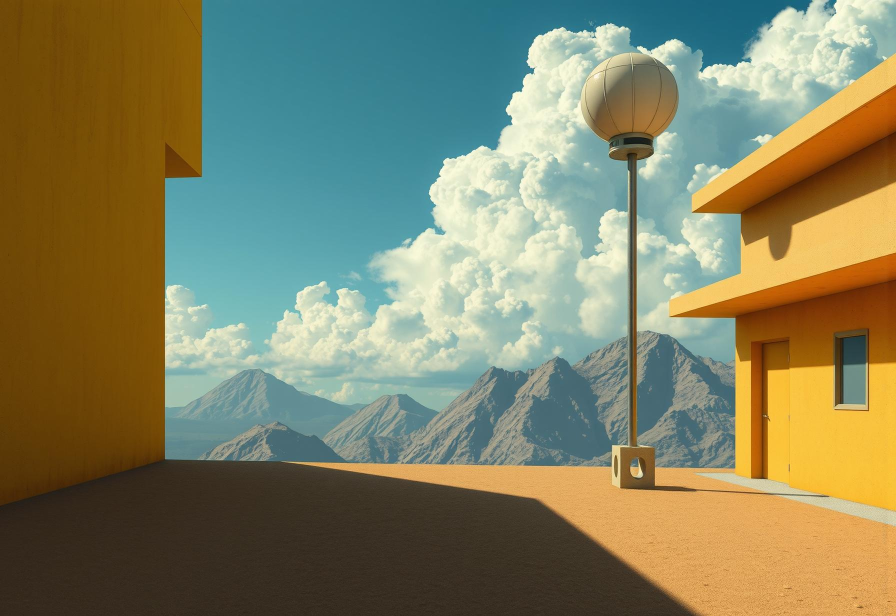
#> input picture backend/api/utils/input.jpg, 1792 x 1232 px (shown at 1/2 size)
$ python -i bottom.py   (imports and definitions only)
#> lines starting #> are read from the running program, lines starting #| are printed output that depends on the picture
from PIL import Image, ImageDraw, ImageFilter, ImageStat, ImageChops
import math

# ---------------------------------------------------------
# 🛠️ FUNKCJE POMOCNICZE (Odwzorowanie logiki CSS w PIL)
# ---------------------------------------------------------

def hex_to_rgb(hex_color):
    """Zamienia hex string (np. #ffffff) na tuple (255, 255, 255)."""
    if not isinstance(hex_color, str):
        return (255, 255, 255) # Fallback na biały
    hex_color = hex_color.lstrip('#')
    if len(hex_color) == 6:
        return tuple(int(hex_color[i:i+2], 16) for i in (0, 2, 4))
    return (255, 255, 255)

def create_linear_gradient(size, start_color, end_color, direction='vertical'):
    """Generuje gradient liniowy."""
    width, height = size
    base = Image.new('RGB', size)
    draw = ImageDraw.Draw(base)

    if direction == 'vertical':
        for y in range(height):
            r = start_color[0] + (end_color[0] - start_color[0]) * y / height
            g = start_color[1] + (end_color[1] - start_color[1]) * y / height
            b = start_color[2] + (end_color[2] - start_color[2]) * y / height
            draw.line([(0, y), (width, y)], fill=(int(r), int(g), int(b)))

    elif direction == 'horizontal':
        for x in range(width):
            r = start_color[0] + (end_color[0] - start_color[0]) * x / width
            g = start_color[1] + (end_color[1] - start_color[1]) * x / width
            b = start_color[2] + (end_color[2] - start_color[2]) * x / width
            draw.line([(x, 0), (x, height)], fill=(int(r), int(g), int(b)))

    elif direction == 'diagonal' or direction == '135deg' or direction == '120deg':
        # Aproksymacja gradientu diagonalnego (Top-Left -> Bottom-Right)
        # Dla dokładnych kątów należałoby obrócić obraz, ale to wystarczy do symulacji CSS
        for y in range(height):
            for x in range(width):
                ratio = (x / width + y / height) / 2
                r = start_color[0] + (end_color[0] - start_color[0]) * ratio
                g = start_color[1] + (end_color[1] - start_color[1]) * ratio
                b = start_color[2] + (end_color[2] - start_color[2]) * ratio
                draw.point((x, y), fill=(int(r), int(g), int(b)))

    return base

def create_radial_gradient(size, start_color, end_color, center=(0.5, 0.5)):
    """Generuje gradient radialny."""
    width, height = size
    cx, cy = int(width * center[0]), int(height * center[1])
    # Maksymalny promień (do najdalszego rogu)
    max_dist = math.sqrt(max(cx, width-cx)**2 + max(cy, height-cy)**2)

    base = Image.new('RGB', size)
    pixels = base.load()

    for y in range(height):
        for x in range(width):
            dist = math.sqrt((x - cx)**2 + (y - cy)**2)
            ratio = min(dist / max_dist, 1.0)

            r = int(start_color[0] + (end_color[0] - start_color[0]) * ratio)
            g = int(start_color[1] + (end_color[1] - start_color[1]) * ratio)
            b = int(start_color[2] + (end_color[2] - start_color[2]) * ratio)
            pixels[x, y] = (r, g, b)

    return base

def create_waves_pattern(size, start_color, end_color):
    """Symuluje CSS repeating-linear-gradient (waves)."""
    width, height = size
    base = Image.new('RGB', size, start_color)
    draw = ImageDraw.Draw(base)

    # Rysujemy pasy co 40px (symulacja 20% -> 40% w CSS)
    step = 40
    for i in range(-height, width + height, step):
        draw.line([(i, 0), (i + height, height)], fill=end_color, width=step//2)

    return base

# ---------------------------------------------------------
# 🎨 GŁÓWNA LOGIKA GENEROWANIA TŁA (odpowiednik getBottomSectionBackground)
# ---------------------------------------------------------

def generate_bottom_background(width, height, style="style1",
                               bg_color="#ffffff", gradient_end_color="#ffffff",
                               gradient_theme="classic", gradient_variant="diagonal",
                               background_image_path=None):

    rgb_bg = hex_to_rgb(bg_color)
    rgb_end = hex_to_rgb(gradient_end_color)

    # === STYLE 1: Solid Color ===
    if style == "style1":
        return Image.new("RGB", (width, height), rgb_bg)

    # === STYLE 2: Gradients ===
    if style == "style2":
        # 1. Themes (Aurora, Liquid, Mesh, Waves)
        if gradient_theme != "classic":
            if gradient_theme == "aurora":
                # CSS: radial-gradient(circle at 30% 30%...)
                return create_radial_gradient((width, height), rgb_bg, rgb_end, center=(0.3, 0.3))

            elif gradient_theme == "liquid":
                # CSS: linear-gradient(135deg...)
                return create_linear_gradient((width, height), rgb_bg, rgb_end, direction='135deg')

            elif gradient_theme == "mesh":
                # CSS: linear-gradient(120deg...)
                return create_linear_gradient((width, height), rgb_bg, rgb_end, direction='120deg')

            elif gradient_theme == "waves":
                # CSS: repeating-linear-gradient...
                return create_waves_pattern((width, height), rgb_bg, rgb_end)

            else:
                return Image.new("RGB", (width, height), rgb_bg)

        # 2. Classic Variants
        else:
            if gradient_variant == "vertical":
                return create_linear_gradient((width, height), rgb_bg, rgb_end, direction='vertical')
            elif gradient_variant == "horizontal":
                return create_linear_gradient((width, height), rgb_bg, rgb_end, direction='horizontal')
            elif gradient_variant == "radial":
                return create_radial_gradient((width, height), rgb_bg, rgb_end, center=(0.5, 0.5))
            elif gradient_variant == "diagonal":
                return create_linear_gradient((width, height), rgb_bg, rgb_end, direction='diagonal')
            else:
                # Default diagonal
                return create_linear_gradient((width, height), rgb_bg, rgb_end, direction='diagonal')

    # === STYLE 3: Background Image ===
    if style == "style3" and background_image_path:
        try:
            bg_img = Image.open(background_image_path).convert("RGB")
            # Odpowiednik CSS: background-size: cover
            # Skalujemy obraz tak, aby wypełnił obszar (zachowując proporcje)
            bg_ratio = bg_img.width / bg_img.height
            target_ratio = width / height

            if bg_ratio > target_ratio:
                # Obraz szerszy niż cel -> tniemy boki
                resize_h = height
                resize_w = int(height * bg_ratio)
            else:
                # Obraz wyższy niż cel -> tniemy góra/dół
                resize_w = width
                resize_h = int(width / bg_ratio)

            bg_img = bg_img.resize((resize_w, resize_h), Image.Resampling.LANCZOS)

            # Center crop
            left = (resize_w - width) // 2
            top = (resize_h - height) // 2
            return bg_img.crop((left, top, left + width, top + height))

        except Exception as e:
            print(f"⚠️ Nie udało się wczytać tła obrazkowego: {e}")
            return Image.new("RGB", (width, height), (255, 255, 255))

    # Fallback default
    return Image.new("RGB", (width, height), (255, 255, 255))


# ---------------------------------------------------------
# 🚀 GŁÓWNA FUNKCJA (ZMODYFIKOWANA)
# ---------------------------------------------------------

def extend_to_aspect_31x81(image_path, output_path, transition_height=300,
                           # Nowe parametry sterujące wyglądem:
                           style="style2",
                           bg_color="#6d8f91",
                           gradient_end_color="#afe5e6",
                           gradient_theme="classic",
                           gradient_variant="vertical",
                           background_image_path=None):

#> called with image_path = '../input.jpg', output_path = 'out.png', transition_height = 300, style = 'style2', bg_color = '#6d8f91', gradient_end_color = '#afe5e6', gradient_theme = 'classic', gradient_variant = 'vertical'
    img = Image.open(image_path).convert("RGB")
#> img is the input picture: PIL image 1792x1232 RGB; mean R, G, B 129.7, 129.8, 98.6
    orig_w, orig_h = img.size
#> orig_w = 1792; orig_h = 1232

    # 🔸 Oblicz docelową wysokość (31:81 proporcja)
    final_h = int(orig_w * (81 / 31))
#> final_h = 4682
    bottom_extension_height = final_h - orig_h
#> bottom_extension_height = 3450
    if bottom_extension_height <= 0:
        raise ValueError(f"Obraz już spełnia lub przekracza proporcję 31:81 ({orig_h}px vs {final_h}px)")

    # 🔸 GENEROWANIE TŁA (Zamiast mgły/average color)
    # Wywołujemy funkcję odwzorowującą logikę JS
    extension_layer = generate_bottom_background(
        width=orig_w,
        height=bottom_extension_height,
        style=style,
        bg_color=bg_color,
        gradient_end_color=gradient_end_color,
        gradient_theme=gradient_theme,
        gradient_variant=gradient_variant,
        background_image_path=background_image_path
    )
#> in create_linear_gradient, `base = Image.new('RGB', size)`: base: PIL image 1792x3450 RGB; every value is 0
#> in generate_bottom_background, `return create_linear_gradient((width, height), rgb_bg, rgb_end, direct..`:
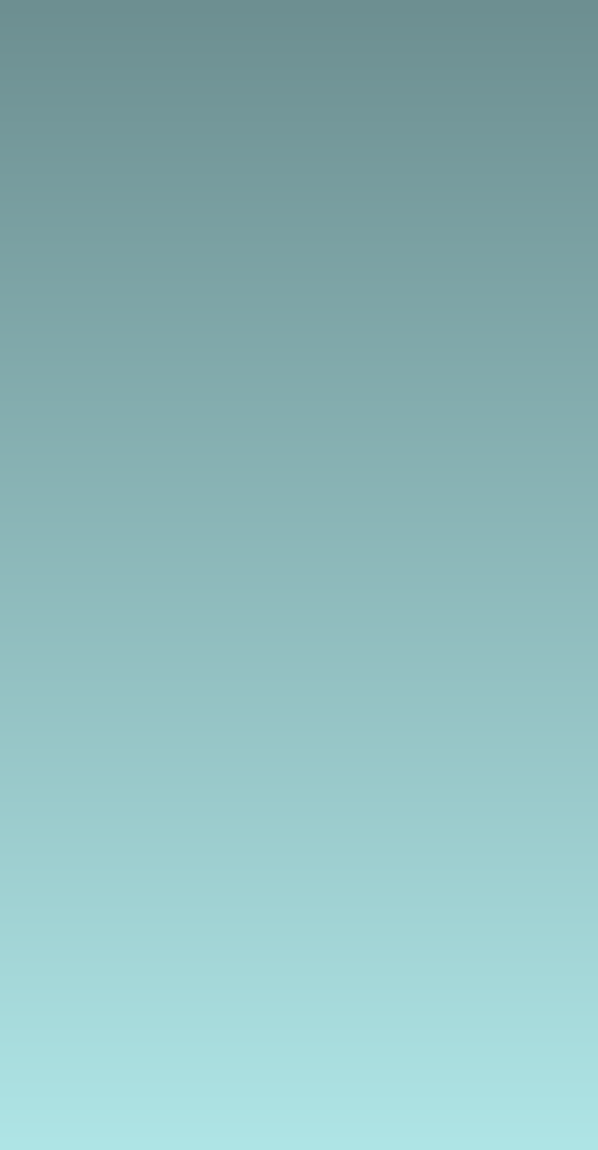
#> returned value: PIL image 1792x3450 RGB (shown at 1/3 size); mean R, G, B 141.5, 185.5, 187

    # 🔸 (Opcjonalnie) Maska przejścia (gradient alfa)
    # Żeby połączyć oryginalny obraz z nowym tłem płynnie, zachowujemy logikę blendowania
    # na styku obrazów.

    transition_height = min(transition_height, orig_h)
#> transition_height = 300

    # Przygotowanie maski przejścia
    transition_mask = Image.new("L", (orig_w, transition_height), 0)
#> transition_mask: PIL image 1792x300 L; every value is 0
    mask_draw = ImageDraw.Draw(transition_mask)
    for y in range(transition_height):
        # 0 (czarny) na górze przejścia -> 255 (biały) na dole przejścia
        alpha = int(255 * (y / transition_height))
        mask_draw.line([(0, y), (orig_w, y)], fill=alpha)

    # Wycinek dolnej części oryginału
    orig_bottom_strip = img.crop((0, orig_h - transition_height, orig_w, orig_h))
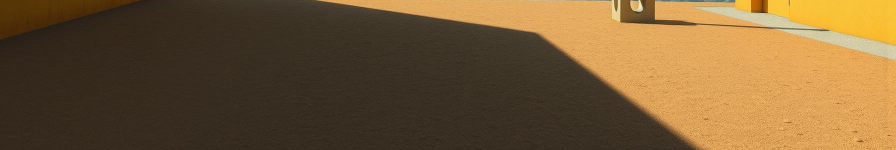
#> orig_bottom_strip: PIL image 1792x300 RGB (shown at 1/2 size); mean R, G, B 116.8, 89.8, 53.2

    # Wycinek górnej części nowego tła (o wysokości przejścia)
    new_bg_top_strip = extension_layer.crop((0, 0, orig_w, transition_height))
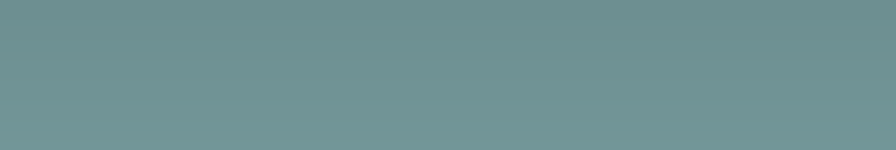
#> new_bg_top_strip: PIL image 1792x300 RGB (shown at 1/2 size); mean R, G, B 111.4, 146.2, 148.2

    # Nałożenie nowego tła na dół oryginału przy użyciu maski
    # To sprawi, że oryginał będzie płynnie zanikał w nowe tło
    blended_transition = Image.composite(new_bg_top_strip, orig_bottom_strip, transition_mask)
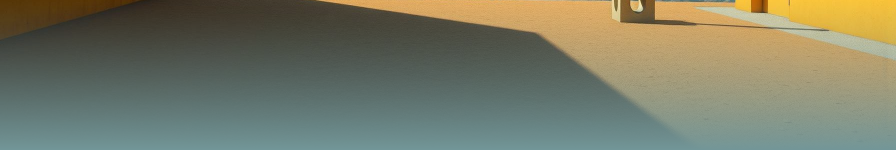
#> blended_transition: PIL image 1792x300 RGB (shown at 1/2 size); mean R, G, B 119.7, 122.6, 102.6

    # 🔸 Złożenie wszystkiego
    result = Image.new("RGB", (orig_w, final_h))
#> result: PIL image 1792x4682 RGB; every value is 0

    # 1. Oryginał (bez dolnego paska przejścia)
    result.paste(img.crop((0, 0, orig_w, orig_h - transition_height)), (0, 0))
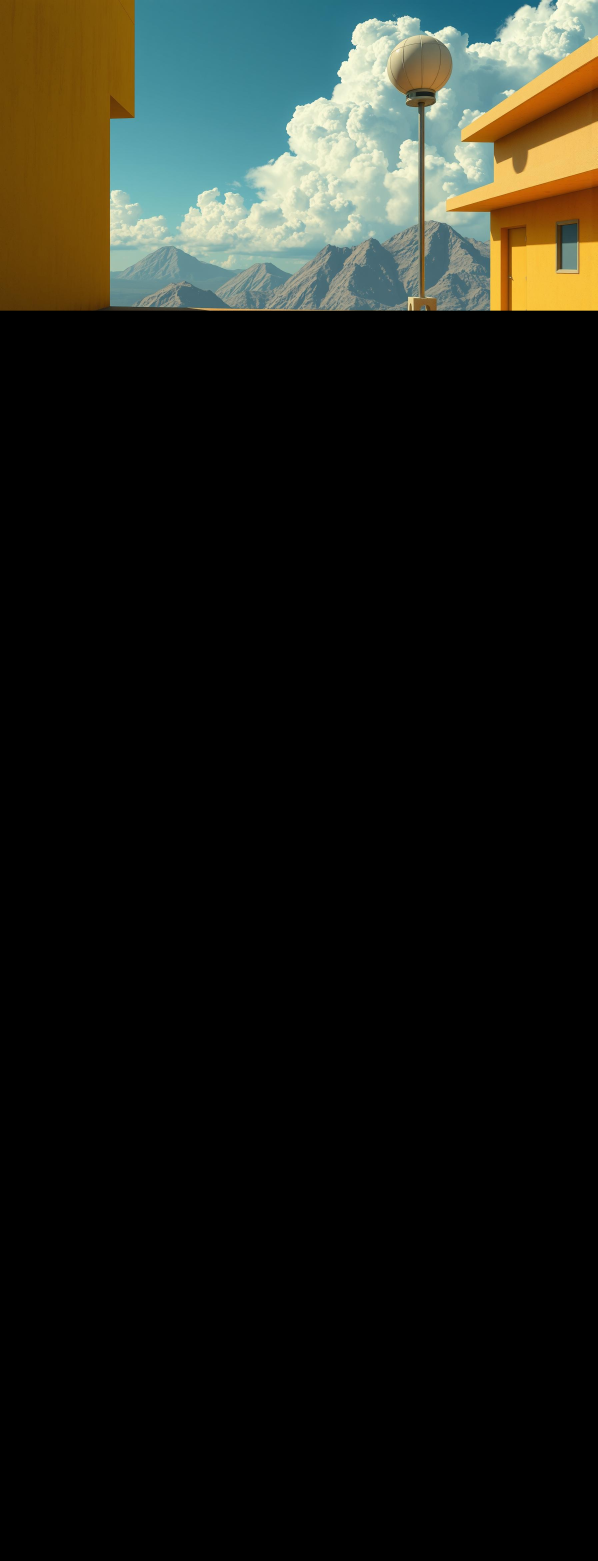
#> result: PIL image 1792x4682 RGB (shown at 1/3 size); mean R, G, B 26.6, 28.4, 22.5

    # 2. Przejście (blend)
    result.paste(blended_transition, (0, orig_h - transition_height))
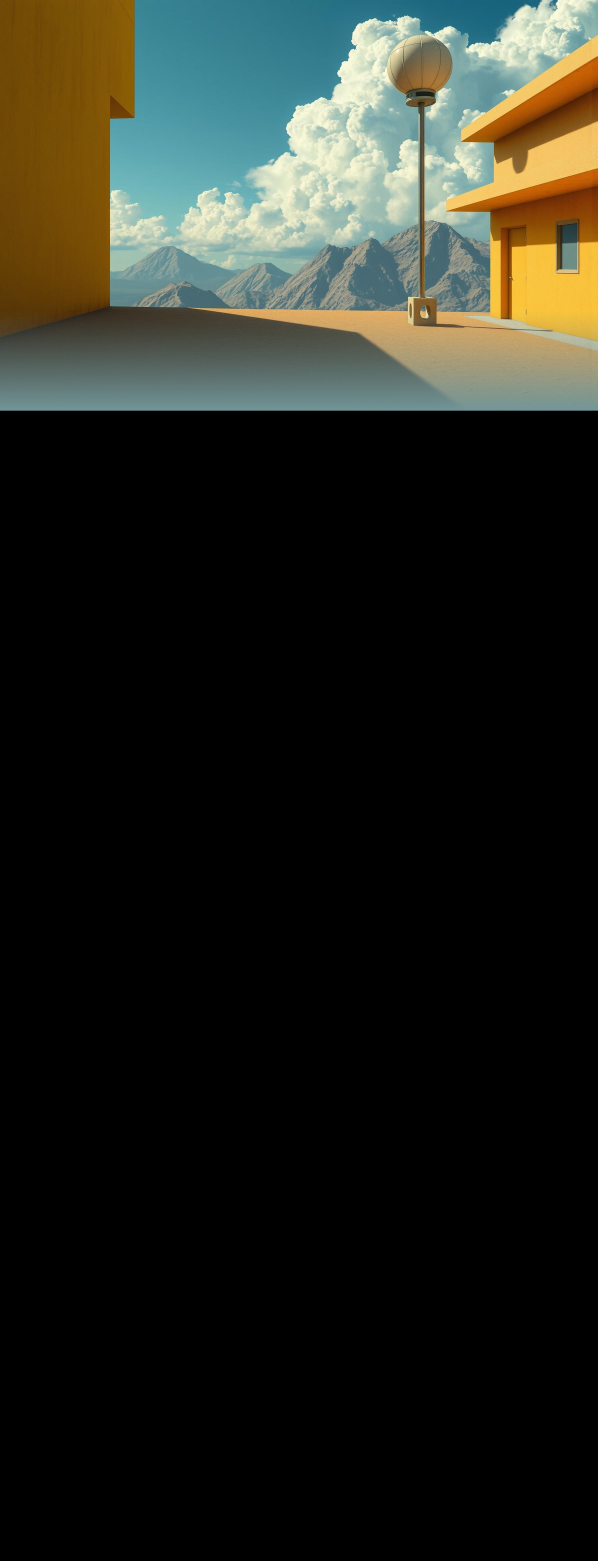
#> result: PIL image 1792x4682 RGB (shown at 1/3 size); mean R, G, B 34.3, 36.3, 29.1

    # 3. Reszta nowego tła (poniżej przejścia)
    result.paste(extension_layer.crop((0, transition_height, orig_w, bottom_extension_height)), (0, orig_h))
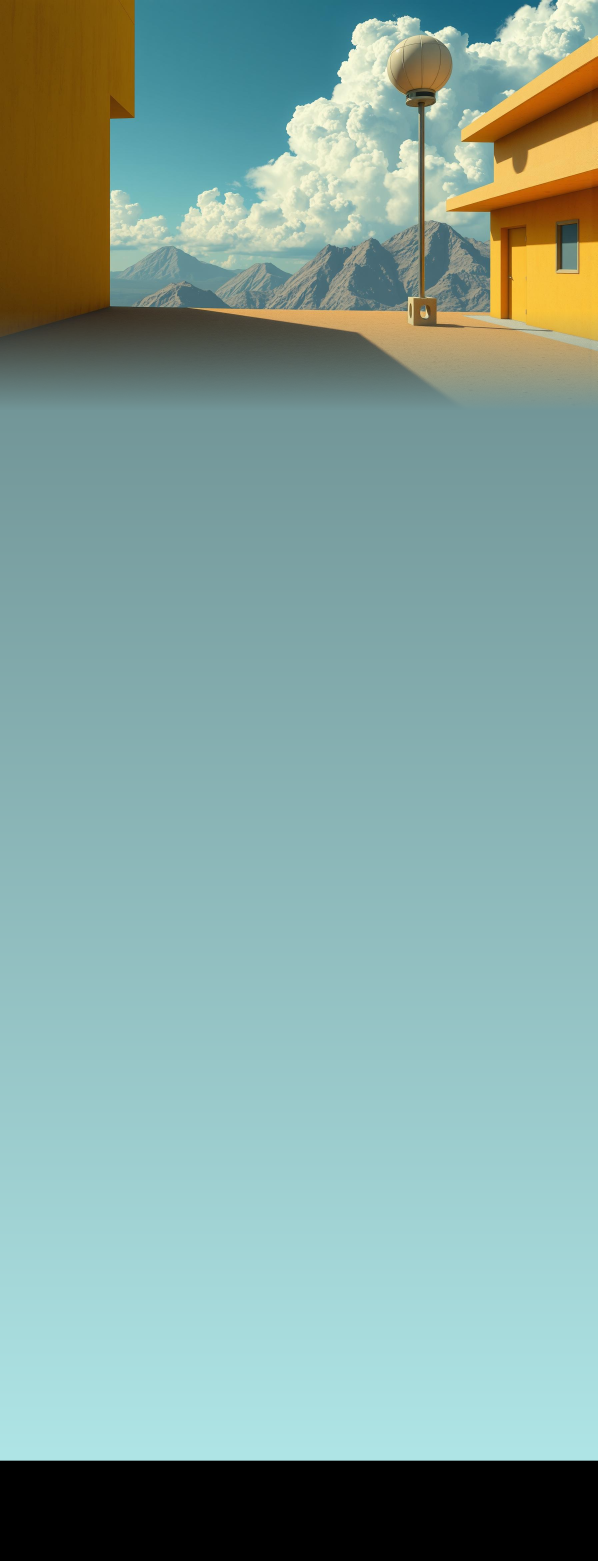
#> result: PIL image 1792x4682 RGB (shown at 1/3 size); mean R, G, B 131.4, 163.6, 157.4

    result.save(output_path)
    print(f"✅ Gotowe: {output_path} ({orig_w}px × {final_h}px) – Styl: {style}/{gradient_theme}")
#| ✅ Gotowe: out.png (1792px × 4682px) – Styl: style2/classic

>>> result = extend_to_aspect_31x81('../input.jpg', 'out.png')
